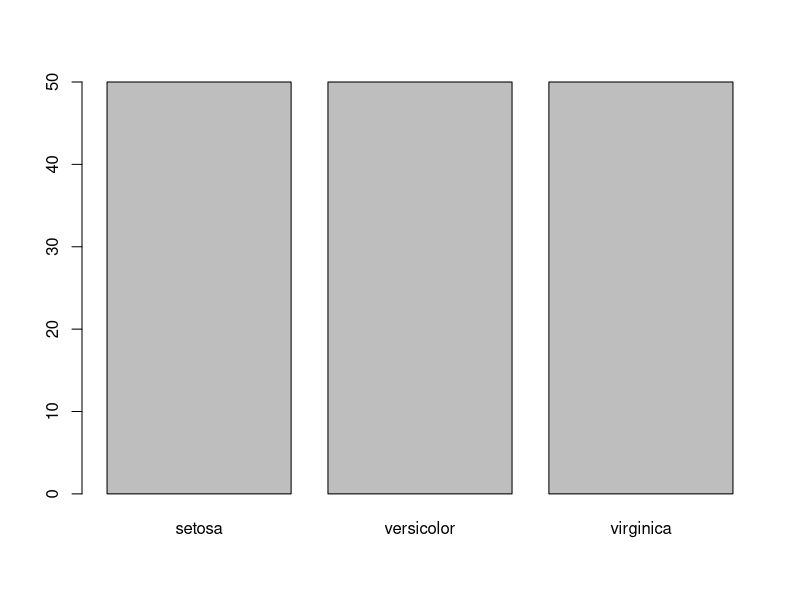
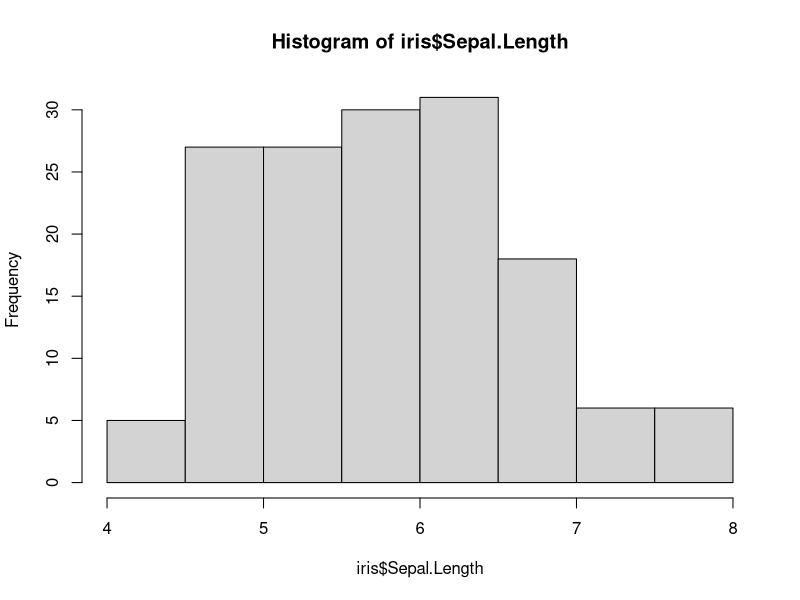
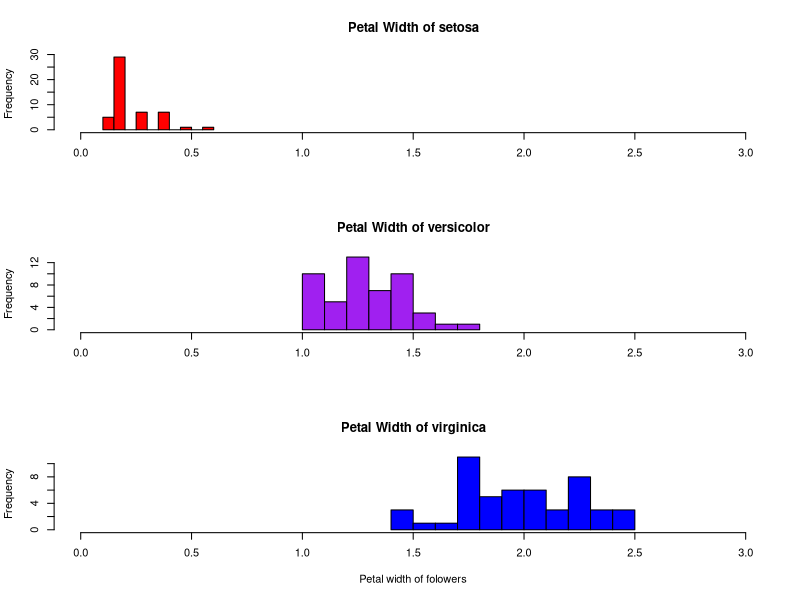

The R source for these figures, in order:
library(datasets)
head(iris)

plot(iris$Species)

hist(iris$Sepal.Length)

par(mfrow = c(3,1))

hist(iris$Petal.Width [iris$Species == "setosa"],
     xlim = c(0,3),
     breaks = 10,
     main = "Petal Width of setosa",
     xlab = "",
     col = "red"
     )

hist(iris$Petal.Width[iris$Species == "versicolor"],
     xlim = c(0,3),
     breaks = 10,
     main = "Petal Width of versicolor",
     xlab = "",
     col = "purple"
     )

hist(iris$Petal.Width [iris$Species == "virginica"],
     xlim = c(0,3),
     breaks = 10,
     main = "Petal Width of virginica",
     col = "blue",
     xlab = "Petal width of folowers"
     )


par(mfrow = c(1,1))
detach("package:datasets")
